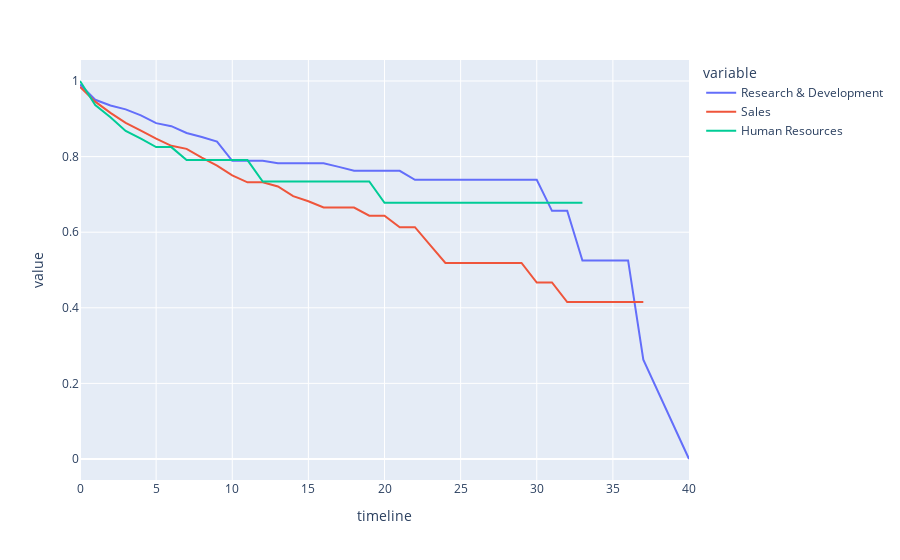

Write notebook code for a chart like this one.
### Markdown cell above
## 7. Let's investigate whether the department the employee works in has an impact on how long they stay with the company. Generate and plot survival curves showing retention by department and years the employee has worked at the company.

### Code cell
department_years_attrition = survival(data, 'Department', 'YearsAtCompany', 'Attrition')
department_years_attrition.plot()

### Figure 1 — Plotly figure (JSON) as saved in the notebook; plotly's stock layout.template omitted (floating-point values rounded to 4 significant figures)
{"data": [{"hovertemplate": "variable=Research & Development<br>timeline=%{x}<br>value=%{y}<extra></extra>", "legendgroup": "Research & Development", "line": {"color": "#636efa", "dash": "solid"}, "marker": {"symbol": "circle"}, "mode": "lines", "name": "Research & Development", "orientation": "v", "showlegend": true, "type": "scatter", "x": [0, 1, 2, 3, 4, 5, 6, 7, 8, 9, 10, 11, 12, 13, 14, 15, 16, 17, 18, 19, 20, 21, 22, 23, 24, 25, 26, 27, 29, 30, 31, 32, 33, 34, 36, 37, 40], "xaxis": "x", "y": [0.9906, 0.9503, 0.9351, 0.9249, 0.9093, 0.8886, 0.8805, 0.8624, 0.852, 0.8399, 0.7887, 0.7887, 0.7887, 0.7825, 0.7825, 0.7825, 0.7825, 0.7729, 0.7624, 0.7624, 0.7624, 0.7624, 0.7386, 0.7386, 0.7386, 0.7386, 0.7386, 0.7386, 0.7386, 0.7386, 0.6565, 0.6565, 0.5252, 0.5252, 0.5252, 0.2626, 0], "yaxis": "y"}, {"hovertemplate": "variable=Sales<br>timeline=%{x}<br>value=%{y}<extra></extra>", "legendgroup": "Sales", "line": {"color": "#EF553B", "dash": "solid"}, "marker": {"symbol": "circle"}, "mode": "lines", "name": "Sales", "orientation": "v", "showlegend": true, "type": "scatter", "x": [0, 1, 2, 3, 4, 5, 6, 7, 8, 9, 10, 11, 12, 13, 14, 15, 16, 17, 18, 19, 20, 21, 22, 23, 24, 25, 26, 27, 29, 30, 31, 32, 33, 34, 36, 37, 40], "xaxis": "x", "y": [0.9843, 0.9453, 0.9158, 0.8891, 0.8689, 0.8473, 0.8285, 0.8205, 0.7971, 0.7759, 0.7502, 0.7319, 0.7319, 0.7209, 0.6956, 0.6819, 0.6653, 0.6653, 0.6653, 0.6438, 0.6438, 0.6132, 0.6132, 0.566, 0.5188, 0.5188, 0.5188, 0.5188, 0.5188, 0.467, 0.467, 0.4151, 0.4151, 0.4151, 0.4151, 0.4151, null], "yaxis": "y"}, {"hovertemplate": "variable=Human Resources<br>timeline=%{x}<br>value=%{y}<extra></extra>", "legendgroup": "Human Resources", "line": {"color": "#00cc96", "dash": "solid"}, "marker": {"symbol": "circle"}, "mode": "lines", "name": "Human Resources", "orientation": "v", "showlegend": true, "type": "scatter", "x": [0, 1, 2, 3, 4, 5, 6, 7, 8, 9, 10, 11, 12, 13, 14, 15, 16, 17, 18, 19, 20, 21, 22, 23, 24, 25, 26, 27, 29, 30, 31, 32, 33, 34, 36, 37, 40], "xaxis": "x", "y": [1, 0.9365, 0.9042, 0.868, 0.8474, 0.8251, 0.8251, 0.7907, 0.7907, 0.7907, 0.7907, 0.7907, 0.7342, 0.7342, 0.7342, 0.7342, 0.7342, 0.7342, 0.7342, 0.7342, 0.6777, 0.6777, 0.6777, 0.6777, 0.6777, 0.6777, 0.6777, 0.6777, 0.6777, 0.6777, 0.6777, 0.6777, 0.6777, null, null, null, null], "yaxis": "y"}], "layout": {"legend": {"title": {"text": "variable"}, "tracegroupgap": 0}, "margin": {"t": 60}, "xaxis": {"anchor": "y", "domain": [0, 1], "title": {"text": "timeline"}}, "yaxis": {"anchor": "x", "domain": [0, 1], "title": {"text": "value"}}}}
